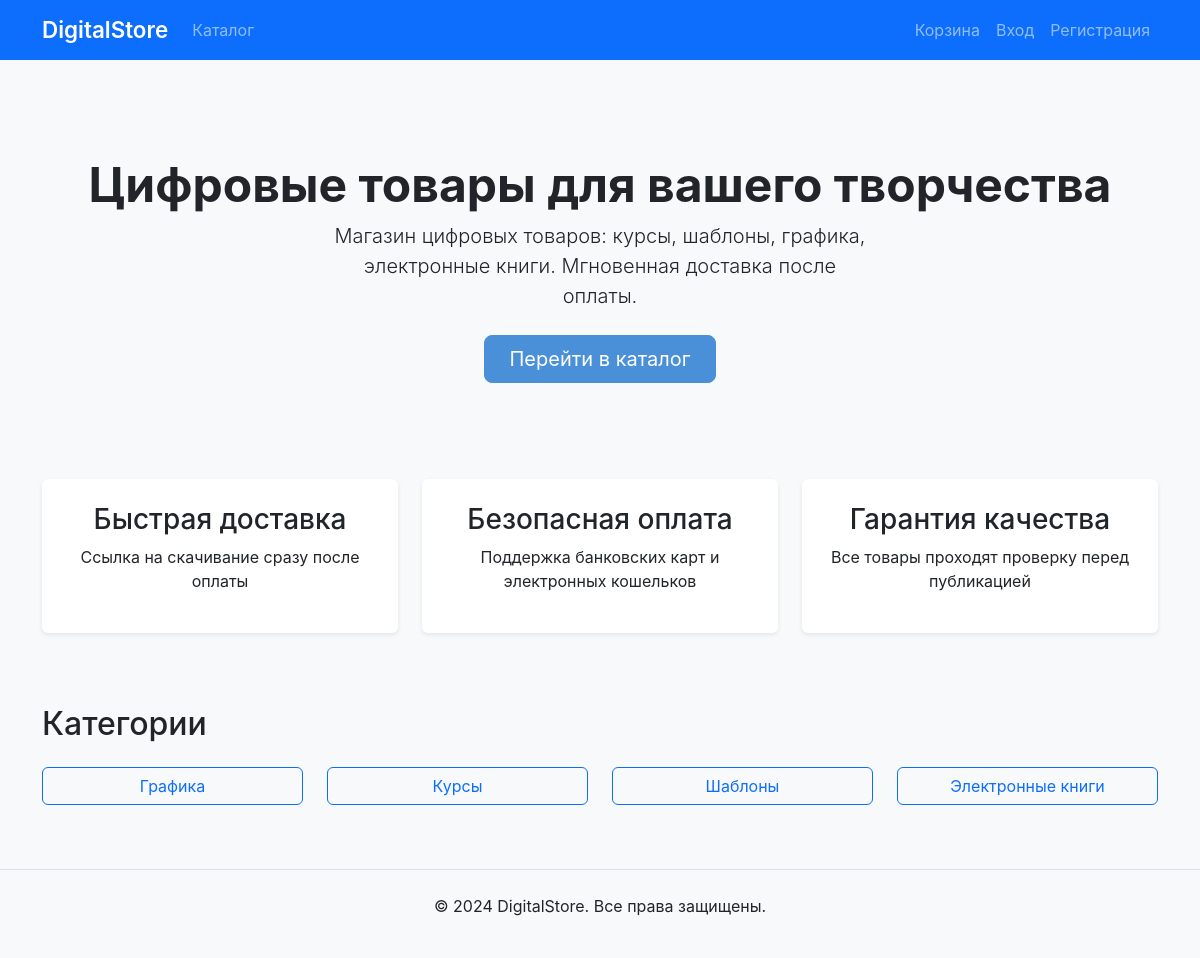
The page / on the database its author committed.
### products/models.py (models this page shows, shortened)
class Category(models.Model):
    name = models.CharField(max_length=200)
    slug = models.SlugField(unique=True)
    description = models.TextField(blank=True)
    created_at = models.DateTimeField(auto_now_add=True)
    class Meta:
        ordering = ['name']
        verbose_name_plural = 'Categories'

### products/views.py (the view)
# urls.py: path('', views.home, name='home'),
def home(request):
    categories = Category.objects.all()
    return render(request, 'home.html', {'categories': categories})

### cart/cart.py (called while the page is built)
    def __len__(self):
        return sum(item['quantity'] for item in self.cart.values())

### cart/context_processors.py (called while the page is built)
def cart_processor(request):
    cart = Cart(request)
    return {'cart': cart, 'cart_count': len(cart)}

### templates/home.html
{% extends 'base.html' %}
{% block content %}
<div class="px-4 py-5 my-5 text-center">
    <h1 class="display-5 fw-bold">Цифровые товары для вашего творчества</h1>
    <div class="col-lg-6 mx-auto">
        <p class="lead mb-4">
            Магазин цифровых товаров: курсы, шаблоны, графика, электронные книги.
            Мгновенная доставка после оплаты.
        </p>
        <a href="{% url 'catalog' %}" class="btn btn-primary btn-lg px-4 gap-3">Перейти в каталог</a>
    </div>
</div>
<div class="row">
    <div class="col-md-4 mb-4">
        <div class="card h-100 text-center p-4">
            <h3>Быстрая доставка</h3>
            <p>Ссылка на скачивание сразу после оплаты</p>
        </div>
    </div>
    <div class="col-md-4 mb-4">
        <div class="card h-100 text-center p-4">
            <h3>Безопасная оплата</h3>
            <p>Поддержка банковских карт и электронных кошельков</p>
        </div>
    </div>
    <div class="col-md-4 mb-4">
        <div class="card h-100 text-center p-4">
            <h3>Гарантия качества</h3>
            <p>Все товары проходят проверку перед публикацией</p>
        </div>
    </div>
</div>
{% if categories %}
<div class="mt-5">
    <h2 class="mb-4">Категории</h2>
    <div class="row">
        {% for category in categories %}
            <div class="col-md-3 mb-3">
                <a href="{% url 'catalog' %}?category={{ category.slug }}" class="btn btn-outline-primary w-100">
                    {{ category.name }}
                </a>
            </div>
        {% endfor %}
    </div>
</div>
{% endif %}
{% endblock %}

### static/css/style.css (style rules this page uses)
body { background-color: #f8f9fa; font-family: -apple-system, BlinkMacSystemFont, "Segoe UI", Roboto, "Helvetica Neue", Arial, sans-serif; }
.card { transition: transform 0.2s, box-shadow 0.2s; border: none; box-shadow: 0 2px 5px rgba(0,0,0,0.08); }
.btn-primary { background-color: #4A90D9; border-color: #4A90D9; }

### rows shown on the page
Category: name "Графика"
Category: name "Курсы"
Category: name "Шаблоны"
Category: name "Электронные книги"
